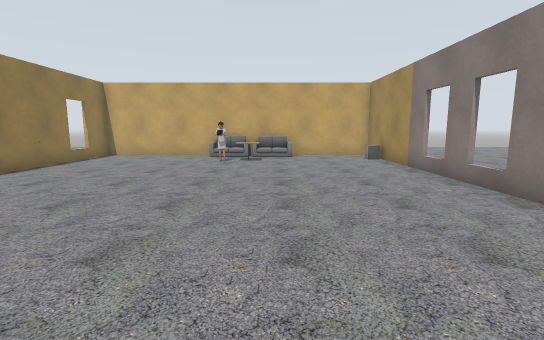
View 1 (above)

21 first-person views from a walk through a Gazebo world. The camera is 1.3 m above the floor, tilts 8° down and sees 85° across. The floor is counted in squares, 1 m on a side. Each view is taken from the middle of a square. On the plan, view 1 faces up. The plan holds only what a view shows up to about 13 squares ahead; the rest is blank. The place goes on beyond the plan. Robots are left out. Simple patterns stand in for the simulator's built-in surfaces. Simple shapes stand in for some stock models. Some surface patterns are stand-ins.

View 2
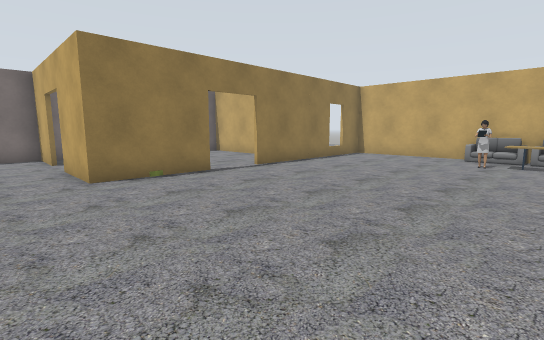

View 3
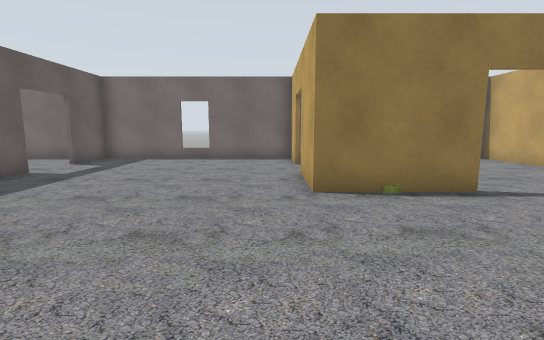

View 4
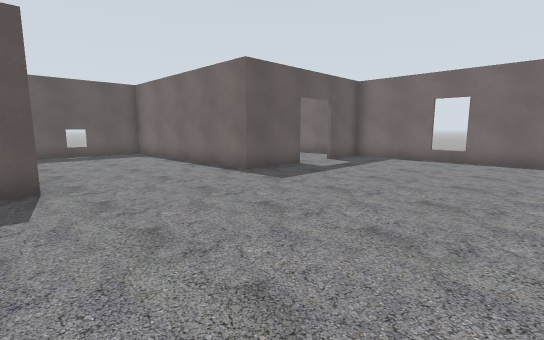

View 5
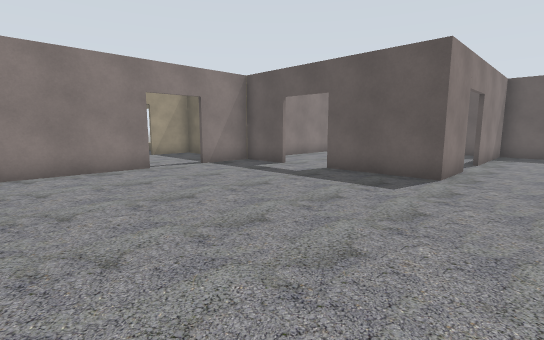

View 6
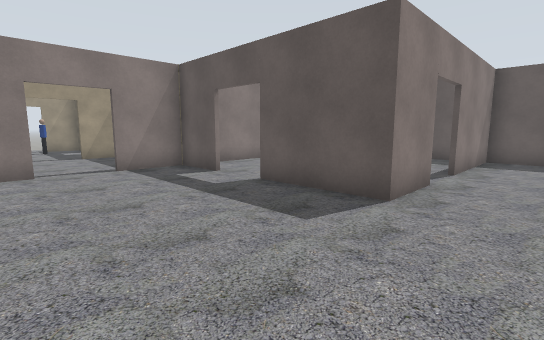

View 7
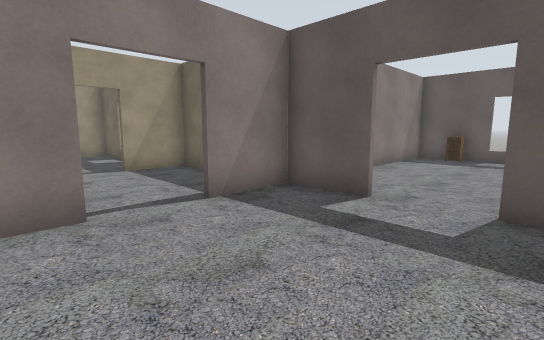

View 8
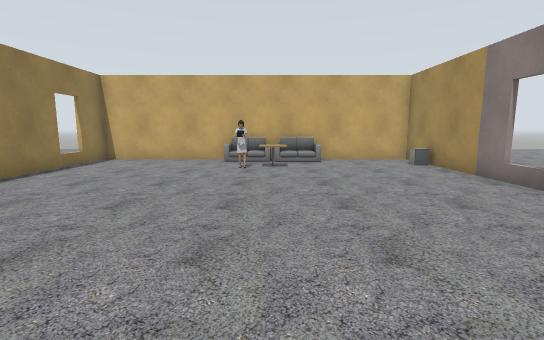

View 9
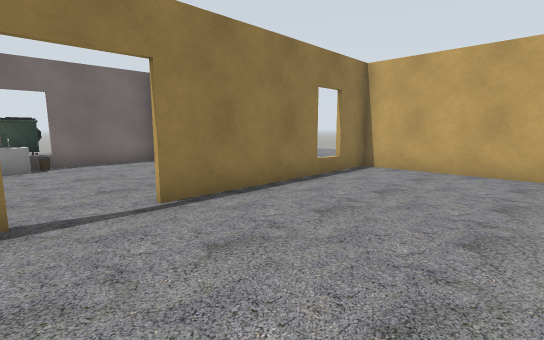

View 10
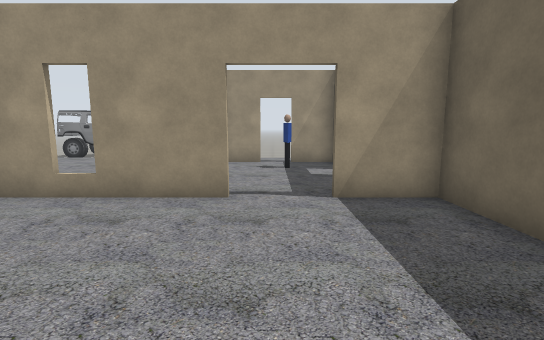

View 11
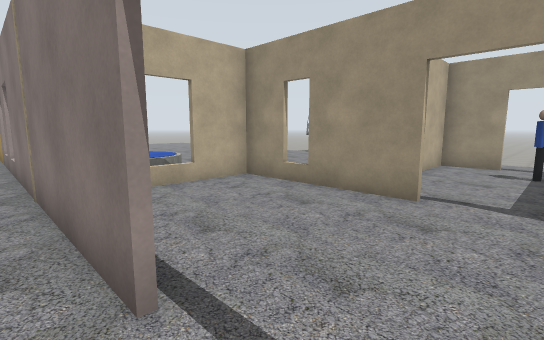

View 12
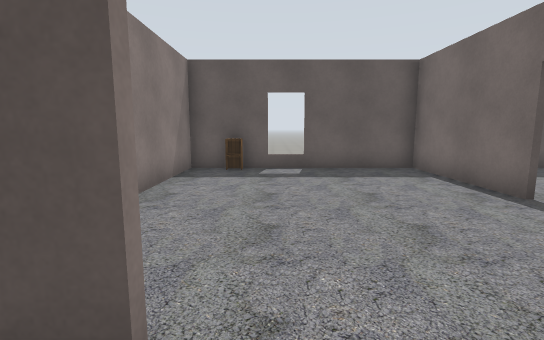

View 13
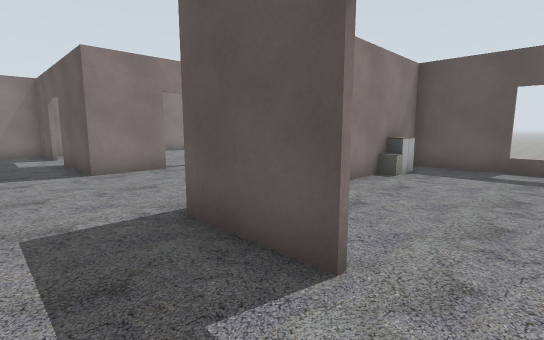

View 14
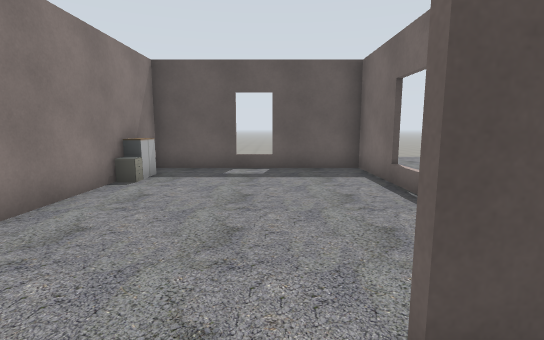

View 15
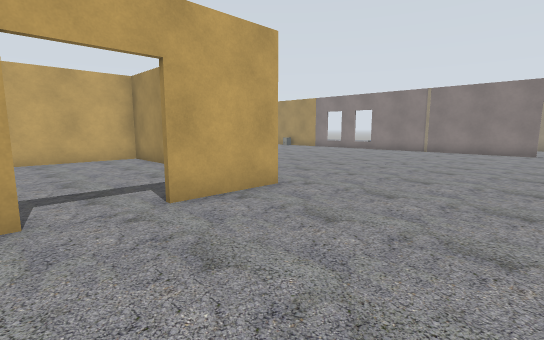

View 16
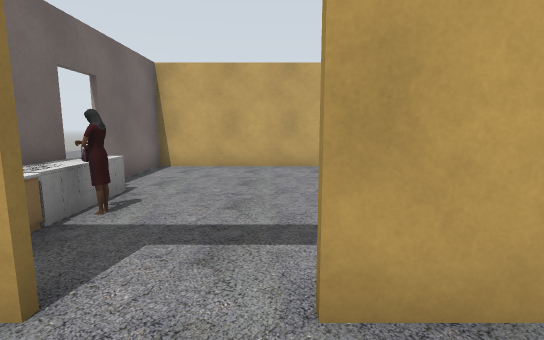

View 17
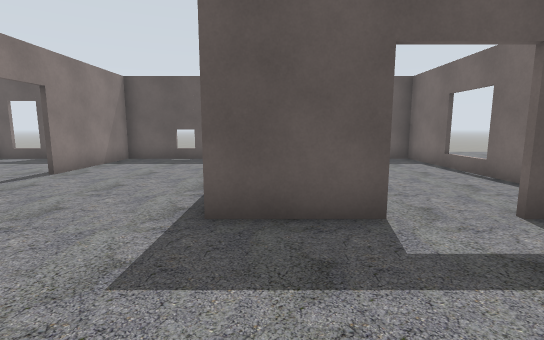

View 18
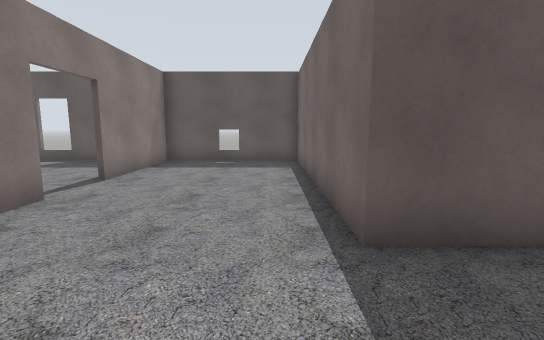

View 19
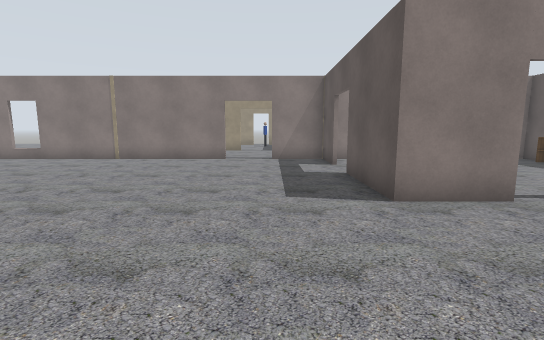

View 20
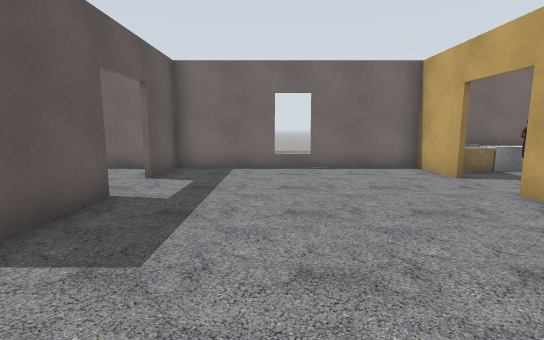

View 21
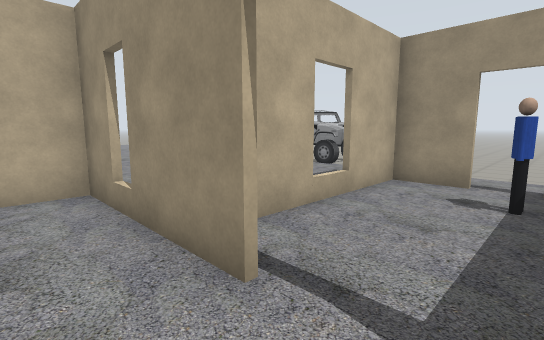

### Floor plan
Points are (right, up) in squares from view 1. A wall is a line through its corners. A room is listed if a view was taken in it or the views show most of it. See-through windows are left out.
Room 1 (views 1, 2, 3, 4, 5, 6, 7, 8, 9, 10, 11, 12, 13, 14, 15, 16, 17, 18, 19, 20)
walls: (-8, 5.3) (-8, 1.8) (-10.8, 1.8); (4.7, -2.1) (4.7, 14.5) (0.4, 14.5); (-12.6, 1.8) (-14.9, 1.8) (-14.9, -6.2) (-12.6, -6.2); (2.5, -6.2) (4.7, -6.2) (4.7, -4); (-2.8, -8.4) (-2.8, -6.2) (0.6, -6.2); (-10.8, -6.2) (-8, -6.2) (-8, -11.5); (-2.4, 14.5) (-8, 14.5) (-8, 7.1); (-8, -13.4) (-8, -14.7); (-2.8, -14.9) (-2.8, -10.3); (-8.4, -14.8) (-3, -14.8)
ways out: open door at (5, -3) to room 2; open door at (-3, -9.5) to room 3; open door at (1.5, -6) to room 3; open door at (-11.5, -6) to room 4; open door at (-11.5, 2) to room 5; open door at (-8, 6.5) to room 5
objects: cabinet (-8, -13); office chair (-8, -12); sofa (-3, 14) to (-1, 14); person (-2, 12); other object (-1, 12); sofa (0, 14) to (1, 14); office chair (4, 13)
Room 2 (view 21)
walls: (9.5, -2.2) (9.5, 2.5) (6.6, 2.5); (7.2, -6.2) (9.5, -6.2) (9.5, -4.1)
ways out: open door at (5, -3) to room 1; open door at (10, -3.5) to room 6
Room 3 (no view inside)
walls: (-2.7, -10.2) (-2.7, -14.9); (-3, -14.8) (4.7, -14.8) (4.7, -6.7)
ways out: open door at (-3, -9.5) to room 1; open door at (1.5, -6) to room 1
objects: cabinet (3, -14)
Room 4 (no view inside)
walls: (-14.9, -7.2) (-14.9, -14.8) (-8.4, -14.8); (-8.2, -11.5) (-8.2, -9); (-8.2, -14.9) (-8.2, -13.4)
ways out: open door at (-11.5, -6) to room 1
Room 5 (no view inside)
walls: (-8.2, 7.5) (-8.2, 10.3); (-7.9, 10.2) (-14.9, 10.2) (-14.9, 2.1)
ways out: open door at (-11.5, 2) to room 1; open door at (-8, 6.5) to room 1
objects: other object (-15, 7); sink (-14, 3) to (-14, 4); person (-14, 5); counter (-14, 6)
Room 6 (no view inside)
walls: (13.1, -5.3) (15.5, -5.3) (15.5, -3.8); (15.5, -2.6) (15.5, -0.9) (10.8, -0.9)
ways out: open door at (10, -3.5) to room 2; open door at (15.5, -3)
objects: person (14, -3)

Positions as (right, up) in squares from view 1, and headings:
1: (0, 0), facing up
2: (0, 0), facing up-left
3: (-2, 1), facing left
4: (-2, 1), facing down-left
5: (-5, 2), facing down-right
6: (-5, -1), facing down-right
7: (0, -1), facing down-right
8: (-1, 2), facing up
9: (-3, 5), facing up-left
10: (4, -3), facing right
11: (4, -4), facing up-right
12: (2, -5), facing down
13: (-12, -4), facing down-right
14: (-12, -5), facing down
15: (-13, -3), facing up-right
16: (-11, 0), facing up
17: (-9, -2), facing down
18: (-7, -3), facing down
19: (-8, -4), facing right
20: (-5, -3), facing left
21: (8, -4), facing up-right
